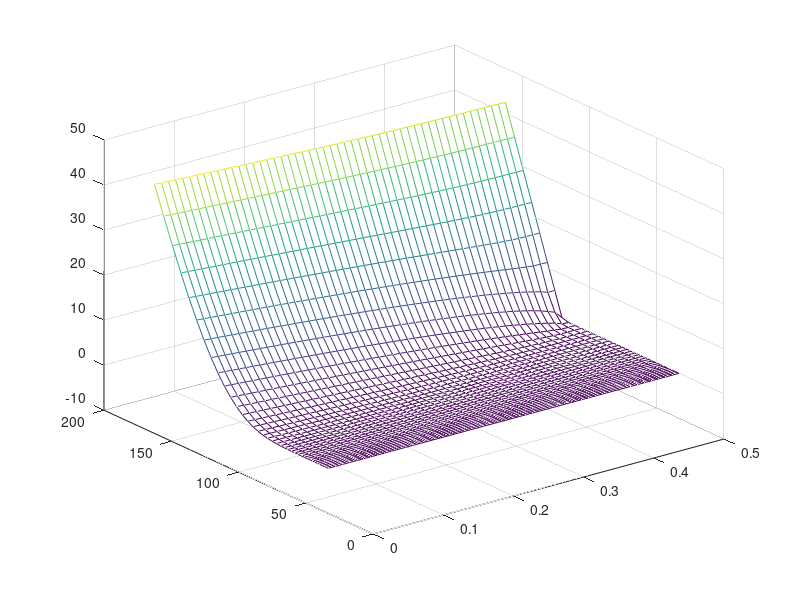

Source code (MATLAB): (Note: this script raises an error after producing the figure.)
%%%%%%%%%%%%%%%%%%%%%%%%%%%%%%%%%%%%%%%%%%%%%%%%%%%%%%%%%%%%%%%%%%%%%%%%%%%
%                 1D Black-Scholes Equation Solver for
%                        European Call Option
%
%  The following code solves the B-S equation as a transformed heat
%  equation using the Finite Element Method. This program solves the 
%  equation for different values of N and M (no. of spatial and temporal 
%  points resp.) and plots the solution. We also perform basic error 
%  analysis by taking the analytical solution and solving for the error.
%
%  T - Time to Maturity
%  K - Strike Price
%  r - risk free interest rate
%  sigma - volatility
%
%  x_min, x_max - stock price bounds (these are implemented so we can
%  define the spatial domain)
%  x, tau - space and time domain resp.
%  x_eff - spatial domain excluding boundaries
%
%  S, k1, r - variables for transformation to heat equation
%
%  b - matric used to describe the boundary conditions as described in
%  Section 5
%
%  xi - matrix for the time variables (calculated using Crank-Nicolson)
%
%  REFERENCE: The Finite Element Method for Option Pricing under Heston’s Model.
%             Final Report for MA6621 Programming and Computing for Finance and Actuarial Science.
%             Hu Wei, Yao Wuguannan and Huang Jiaheng, Univeristy of Hong Kong, 2016
%
close all
clear all


%%%%%%%%%%%%%%%%%%%%   Initial Setup of Variables   %%%%%%%%%%%%%%%%%%%%%%%

T = 0.5; K = 120;
r = 0.02; sigma = 0.35;


% Log transformation of stock price bounds
x_min = log(20/K); x_max = log(1500/K);



% Discretise the spatial and time domain

N = 100; M = 50;

x = linspace(x_min, x_max, N+2); dx = x(2) - x(1);
tau = linspace(0, T*(sigma^2)/2, M+1); dtau = tau(2) - tau(1);
x_eff = x(2 : length(x)-1);

xi = zeros(length(x_eff), length(tau));
b=xi;

k1 = 2*r / (sigma^2);
S = K*exp(x);


%%%%%%%%%%%%%%%%%%%  Establish boundary conditions  %%%%%%%%%%%%%%%%%%%%%%%


% Initial condition for option value at time T (this is gamma in our notes)
IC = @(x, q) max(0, exp(0.5 * x * (q + 1)) - exp(0.5 * x * (q - 1)));

% Boundary conditions (alpha - value at x_min , beta - value at x_max)
beta = @(tau) exp(1/2*(k1+1)*x_max + 1/4*tau*(k1+1)^2);
dbeta = @(tau) (1/4*tau*(k1+1)^2)*beta(tau);
alpha = @(tau) 0;
phi_boundary = @(x, tau) (beta(tau) - alpha(tau)) .* (x - x_min)/(x_max - x_min) + alpha(tau);

% Set initial condition.

xi(:,1) = IC(x_eff, k1)-phi_boundary(x_eff,0);

% Construct b to incorporate the boundary conditions into the FEM solution.
for i = 1 : length(tau)
    b(:, i) = ((x_eff - x_min)/(x_max - x_min)) * dx * (0.25 * (k1 + 1) ^ 2) * beta(tau(i));
end


%%%%%%  Assemble matrices and solve for xi using time stepping scheme  %%%%


A1 = zeros(N,N);
for i=1:N
    if i > 1
        A1(i, i-1) = -1/dx;
    end
    A1(i, i) = 2/dx;
    if i < N
        A1(i, i+1) = -1/dx;
    end
end
A1(1,1:2)=[2/dx,-1/dx]; A1(N,N-1:N)=[-1/dx,2/dx];

B1 = zeros(N,N);
for i=1:N
    if i > 1
        B1(i, i-1) = dx/6;
    end
    B1(i, i) = 2*dx/3;
    if i < N
        B1(i, i+1) = dx/6;
    end
end
B1(1,1:2)=[2*dx/3,dx/6]; B1(N,N-1:N)=[dx/6,2*dx/3];


% Solve for xi using the Crank-Nicolson Scheme
B_final = B1 + (0.5 * dtau) .* A1;
A_final = B1 - (0.5 * dtau) .* A1;

for i = 2 : length(tau)
    xi(:, i) = B_final \ (A_final * xi(:, i - 1) - (dtau/2) * (b(:, i) + b(:, i-1)));
end

%%%%%%%%%%%%%%%%%%%   Option Price Calculation V(S,t)   %%%%%%%%%%%%%%%%%%%

% Get option price at nodes
base = zeros(length(x), length(tau));
for i = 1 : length(x)
    for j = 1 : length(tau)
        base(i, j) = phi_boundary(x(i), tau(j));
    end
end

nodes = [zeros(1, length(tau)); xi; zeros(1, length(tau))];
nodes = nodes + base;


% Transform option prices back to the stock price and time domain
for i=1:length(x)
    for j=1:length(tau)
        nodes(i,j)=(K*exp((-0.5)*(k1-1)*x(i)+(-0.25)*((k1+1)^2)*tau(j)))*nodes(i,j);
    end
end



%%%%%%%%%%%%%%%%%%%%%%      Post-Processing      %%%%%%%%%%%%%%%%%%%%%%%%%%



% Output a 3D mesh of our FEM approiximation
V = nodes;
stock = S;
time = T-tau*2/sigma^2;
s = mesh(time',stock(N/8:N/2),V(N/8:N/2,:));view(3);
s.FaceColor = 'interp';
s.FaceAlpha = 0.3;
s.EdgeAlpha = 1; 
s.LineWidth = 0.75;
colormap turbo

%mesh(time', stock, Nodes_v);view(3);
title('Black-Scholes FEM Approximation for European Call');
ylabel('Stock Price (S)');xlabel('Time (T-t)');zlabel('Option Price V(S,t)');


% Output a 2D plot of the FEM Approximation for different time values
figure(2);
plot(stock(N/8:N/2), V(N/8:N/2, 1), 'r-', 'LineWidth', 1);
hold on;
plot(stock(N/8:N/2), V(N/8:N/2, M/2), '-', 'LineWidth', 1, 'Color',[0.1,0.6,0]);
plot(stock(N/8:N/2), V(N/8:N/2,M), 'b-', 'LineWidth', 1);
legend("V(S,T) at maturity", "V(S,T/2)", "V(S,0) initial condition");
xlabel('Stock Price (S)');
ylabel('Option Value V(S,t)');
title('European Call Option Prices at Different Times');



%%%%%%%%%%%%%%%%%%%%%%%      Error Analysis      %%%%%%%%%%%%%%%%%%%%%%%%%%

% Calculate the analytical solution to the B-S Equation (using financial toolbox for MATLAB)
for i = 1:length(x)
    for j = 1:length(tau)
        [Call, Put] = blsprice(K*exp(x(i)), K, r, T - (tau(j)*2)/sigma^2, sigma);
        V_exact(i,j) = Call;
    end
end



V_exact = flip(V_exact,2);
V_exact = V_exact(1:3*N/4, :);
V = V(1:3*N/4,:);
err = V - V_exact;
figure(3);
mesh(time, stock(1:3*N/4), err);
colormap hsv
title('Error of Finite Element Solution');
ylabel('Stock Price');xlabel('Time');zlabel('Error');


